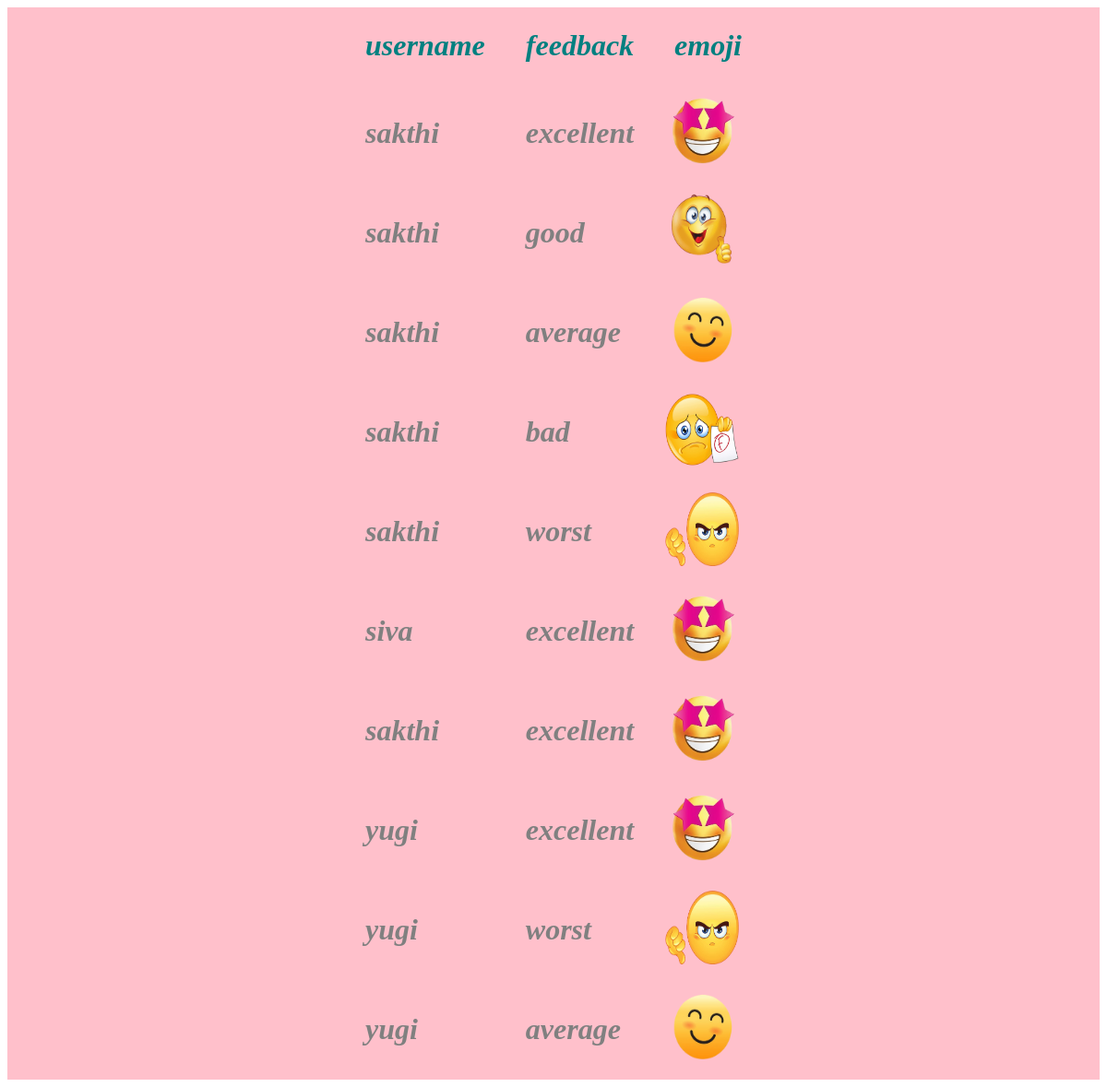
Screenshot of /feedbackdb with the database file from the repository.
### tables this page shows
CREATE TABLE "feedback" (
	"username"	TEXT NOT NULL,
	"feedback"	TEXT NOT NULL,
	"emoji"	TEXT NOT NULL
);

### app.py (the view)
@app.route("/feedbackdb")
def feedbackDb():
    conn=sql.connect("flames.db")
    cur=conn.cursor()
    cur.execute("select * from feedback")
    data=cur.fetchall()
    l=[]
    for i in data:
        dic={"username":i[0],"feedback":i[1],"emoji":i[2]}
        l.append(dic)
    return render_template("feedbackdb.html",data=l)

### templates/feedbackdb.html (shortened to what this page needs)
<!DOCTYPE html>
<html>
    <head>
        <link rel="stylesheet" href="/static/feedbackdb.css">
    </head>
    <body>
        <div class="flex">
            <table>
                <tr>
                    <th><h1 class="dark">username</h1></th>
                    <th><h1 class="dark">feedback</h1></th>
                    <th><h1 class="dark">emoji</h1></th>
                </tr>
                {%for i in data%}
                <tr>
                    <td><h1 class="text">{{i.username}}</h1></td>
                    <td><h1 class="text">{{i.feedback}}</h1></td>
                    <td><img class="img" src={{i.emoji}}></td>
                </tr>
                {%endfor%}
            </table>
        </div>
    </body>
</html>

### static/feedbackdb.css (style rules this page uses)
.flex { display: flex; flex-direction:column; justify-content:center; align-items:center; height:100%; width:100%; background-color: pink; }
.dark { margin:20px; color:teal; font-style: italic; }
.text { margin:20px; color:gray; font-style: italic; }
.img { height:80px; width:80px; margin:10px; }

### rows the page displays
feedback: username "sakthi", feedback "excellent", emoji (picture)
feedback: username "sakthi", feedback "good", emoji (picture)
feedback: username "sakthi", feedback "average", emoji (picture)
feedback: username "sakthi", feedback "bad", emoji (picture)
feedback: username "sakthi", feedback "worst", emoji (picture)
feedback: username "siva", feedback "excellent", emoji (picture)
feedback: username "sakthi", feedback "excellent", emoji (picture)
feedback: username "yugi", feedback "excellent", emoji (picture)
feedback: username "yugi", feedback "worst", emoji (picture)
feedback: username "yugi", feedback "average", emoji (picture)
